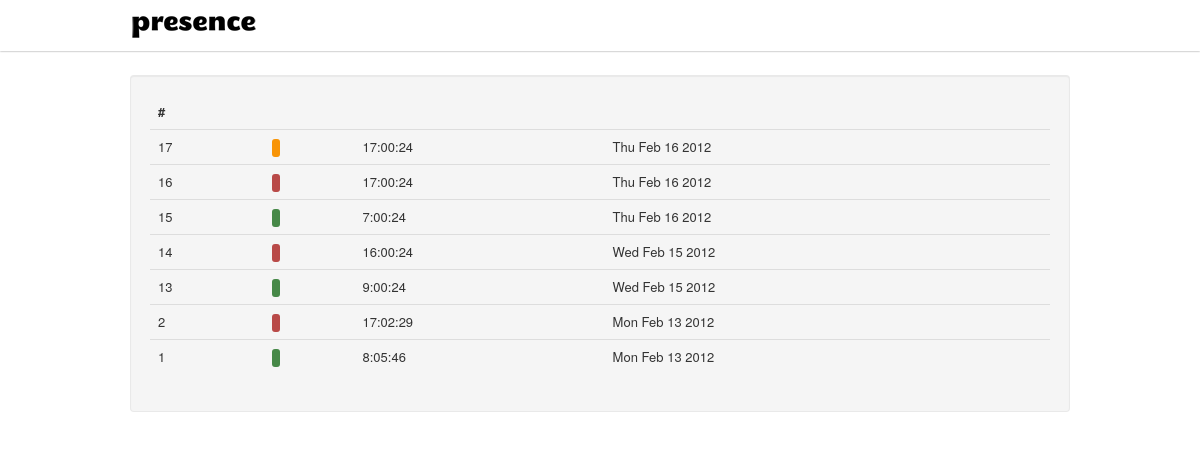
Screenshot of /user/activity/ (signed in) with the database file from the repository.
### tables this page shows
CREATE TABLE IF NOT EXISTS `presence_activity` (
  `id` int(11) NOT NULL AUTO_INCREMENT,
  `userid` varchar(250) NOT NULL,
  `action` varchar(50) NOT NULL,
  `timestamp` int(15) NOT NULL,
  `computed` tinyint(1) NOT NULL DEFAULT '0',
  PRIMARY KEY (`id`)
);

### public/index.php (called while the page is built, shortened)
<?php
require_once (ROOT . '/config/config.php');
$url = isset($_GET['url']) ? $_GET['url'] : null;
$role = isset($_SESSION['role']) ? $_SESSION['role'] : null;
if ($url == null && $role == null) {
    $controller = "AuthController";
    $action = "asklogin";
    $url_params = array();
} else if ($url == null && isset($role)) {
    $controller = ucfirst($role) . 'Controller';
    $action = 'activity';
    $url_params = array();
} else {
    $url_params = explode('/', $url);
    $controller = ucfirst(array_shift($url_params));
    $action = $url_params[0] == null ? 'activity' : array_shift($url_params);
}
isset($url_params[1])
    ? $extra_action = $url_params[1]
    : $extra_action = null;
$extra_params = $_POST;
new $controller($action, array_merge($url_params, $extra_params), $extra_action);

### lib/DB.php (called while the page is built, shortened)
<?php
class DB {
    private static $_instance;
    private static function getInstance(){
        if(self::$_instance == null){
            self::$_instance = new $class();
        }
        return self::$_instance;
    }
    public static function setUp($params){
        $db = self::getInstance();
        $db->_connection = new PDO("mysql:host=" . $params->dbhost . ";
                                    dbname=" . $params->dbname,
                                               $params->dbuser,
                                               $params->dbpassword);
    }
    public static function getDB(){
        $db = self::getInstance();
        return $db->_connection;
    }
	static function getAllRecords($sql, array $params = null){
		$st = self::getDB()->prepare($sql);
        $st->execute($params);
        return $st->fetchAll(PDO::FETCH_OBJ);
	}
}

### config/config.php (called while the page is built, shortened)
<?php
$CONFIG = new stdClass();
$CONFIG->dbhost = 'localhost';
$CONFIG->dbname = 'presence';
$CONFIG->dbuser = 'root';
$CONFIG->dbpassword = 'doremi';

### app/models/ActivityModel.php (called while the page is built, shortened)
<?php
class ActivityModel extends Model {
    public static function find_all_by_user($user) {
        $sql = "SELECT pa.id, pa.userid, pa.action, pa.timestamp
				FROM " . self::table() . " pa
				JOIN presence_users pu ON `userid` = pu.id
				WHERE `userid` = ?
				ORDER BY id DESC";
		return DB::getAllRecords($sql, array($user));
    }
}

### app/helpers/BootstrapHelper.php (called while the page is built, shortened)
<?php
class BootstrapHelper extends Helper{
    static function get_label_for_action($action){
       switch ($action) {
            case 'checkin': return 'label-success';
            case 'checkout': return 'label-important';
            case 'incidence': return 'label-warning';
		}
    }
}

### app/views/user/UserActivityView.php (the view, shortened to what this page needs)
<?php
class UserActivityView extends View {
    private $_entries;
    public function __construct($entries) {
        $this->_entries = $entries;
    }
    public function content() {
        global $STRINGS;
        $activity_table_content = '';
        if (!empty($this->_entries)) {
            foreach ($this->_entries as $entry) {
                $activity_table_content .=
                '<tr>
					<td>' . $entry->id . '</td>
					<td><span class="label ' . BootstrapHelper::get_label_for_action($entry->action). '">' . BootstrapHelper::get_event_description($entry->action) . '</span></td>
                    <td>' . date('G:i:s', $entry->timestamp) . '</td>
					<td>' . date('D M j Y', $entry->timestamp) . '</td>
				 </tr>
				';
            }
        }
        return '
            <section id="user-activity" class="well">
                <table class="table">
                    <thead>
                        <tr>
                            <th>#</th>
                            <th>'.$STRINGS['action'].'</th>
                            <th>'.$STRINGS['time'].'</th>
                            <th>'.$STRINGS['date'].'</th>
                        </tr>
                    </thead>
                    <tbody>
                    '.$activity_table_content.'
                    </tbody>
                </table>
            </section>';
    }
}

### public/css/presence.css (style rules this page uses)
html { overflow-y:scroll; }
body { padding-top:75px; }

### rows the page displays
presence_activity: id "17", timestamp "17:00:24", timestamp "Thu Feb 16 2012"
presence_activity: id "16", timestamp "17:00:24", timestamp "Thu Feb 16 2012"
presence_activity: id "15", timestamp "7:00:24", timestamp "Thu Feb 16 2012"
presence_activity: id "14", timestamp "16:00:24", timestamp "Wed Feb 15 2012"
presence_activity: id "13", timestamp "9:00:24", timestamp "Wed Feb 15 2012"
presence_activity: id "2", timestamp "17:02:29", timestamp "Mon Feb 13 2012"
presence_activity: id "1", timestamp "8:05:46", timestamp "Mon Feb 13 2012"
